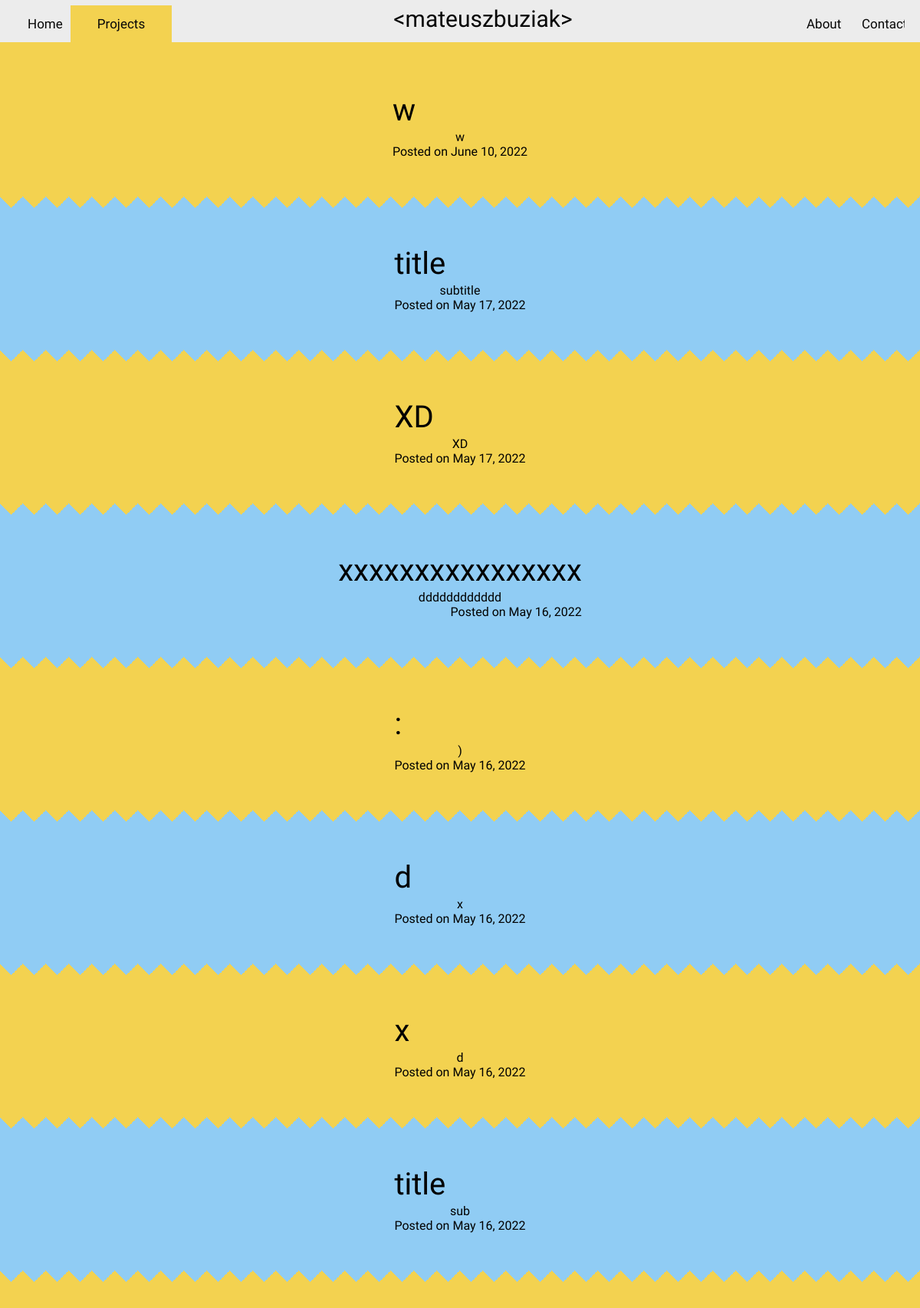
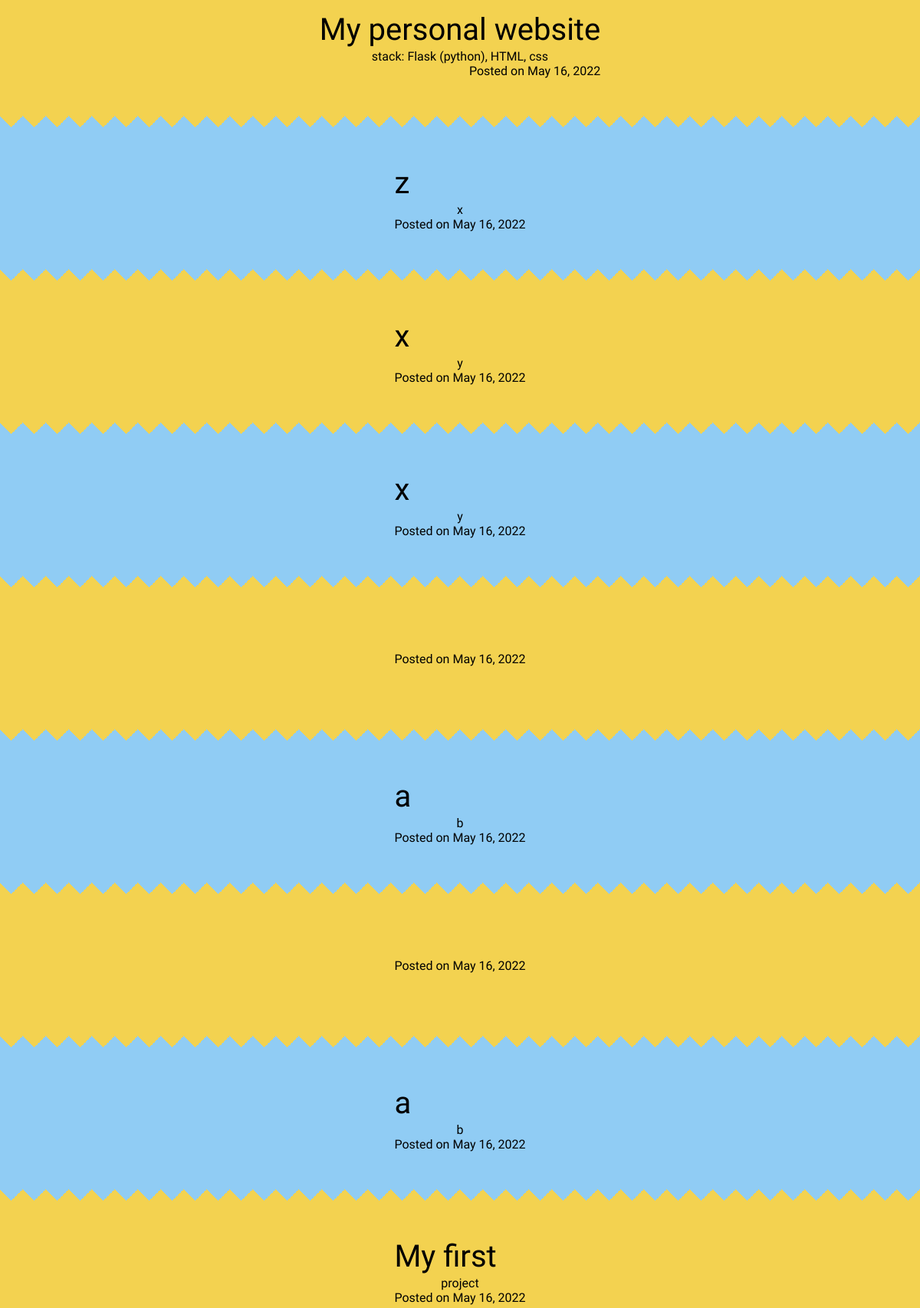
The app's page /projects (upper part) with its own data (2 pictures, top to bottom).
### app.py (models this page shows)
class Blogpost(db.Model):
    id = db.Column(db.Integer, primary_key=True)
    title = db.Column(db.String(50))
    subtitle = db.Column(db.String(50))
    date_posted = db.Column(db.DateTime)
    content = db.Column(db.Text)

### app.py (the view)
@app.route("/projects")
def projects():
    posts = Blogpost.query.order_by(Blogpost.date_posted.desc()).all()
    return render_template("projects.html", posts=posts)

### templates/projects.html (shortened to what this page needs)
<!DOCTYPE html>
<html lang="en">
<head>
  <link rel= "stylesheet" type= "text/css" href= "{{ url_for('static', filename='style/main.css') }}">
  <link rel= "stylesheet" type= "text/css" href= "{{ url_for('static', filename='style/projects.css') }}">
</head>
<body>
  <header class="projects">
    <ul>
      <li class="left">
        <a class="home" href=" {{ url_for('index') }} ">Home</a>
      </li>
      <li class="left">
        <a class="projects" href=" {{ url_for('projects') }} ">Projects</a>
      </li>
      <li class="right">
        <a class="contact" href=" {{ url_for('contact') }} ">Contact</a>
      </li>
      <li class="right">
        <a class="about" href=" {{ url_for('about') }} ">About</a>
      </li>
      <li class="mid">
        &lt;mateuszbuziak&gt;
      </li>
    </ul>
  </header>
  <article class="projects">
    <div class="margin-top">
        {% for post in posts %}
          <section>
            <a href="{{ url_for('post', post_id=post.id) }}" class="hiperlinks">
              <div class="title">
                {{ post.title }}
              </div>
              <div class="stack">
                {{ post.subtitle }}
              </div>
              <div class="date">
                Posted on {{ post.date_posted.strftime('%B %d, %Y') }}
              </div >
            </a>
          </section>
          {% endfor %}
    </div>
  </article>
</body>
</html>

### static/style/main.css (style rules this page uses)
body { min-height: 100vh; margin: 0; font-family: 'Oswald', sans-serif; display: grid; grid-template-rows: auto 1fr auto; }
header { background:#ECECEC; }
header ul { color: #070707; list-style-type: none; margin: 0%; padding: 0%; overflow: hidden; margin-top: 7px; margin-left: 20px; margin-right: 20px; }
header ul li.left { text-align: center; float: left; font-size: 17px; }
.mid { place-items: center; text-align: center; float:none; cursor: default; font-size: 30px; }
header ul li.right { text-align: center; float: right; font-size: 17px; }
header ul li a { display: block; color: #070707; cursor: pointer; text-decoration: none; padding: 14px 16px; word-spacing: 30px; }
header ul li a { width: 40px; background-color: #ECECEC; transition: width 0.25s, background-color 0.25s; }
header.projects ul li a.projects { width: 100px; background-color: #F3D250; }
article { background-color: #ECECEC ; }
article.projects { background-color: #F3D250; }

### static/style/projects.css (style rules this page uses)
article { font-family: 'Oswald', sans-serif; }
.margin-top { margin-top: 2vh; }
.hiperlinks { cursor: pointer; text-decoration: none; color: black; }
.title { font-size: 40px; padding-bottom: 2px; }
.stack { font-size: 35; text-align: center; }
.date { font-size: 30; margin-bottom: 2vh;; text-align: right; }
section:nth-child(2n + 1) { display: flex; justify-content: center; align-items: center; position: relative; width: 100%; height: 25vh; background: #F3D250; }
section:nth-child(2n + 1)::before { position: absolute; top: -15px; width: 100%; height: 15px; background-image: linear-gradient(45deg, #F3D250 50%, transparent 50%), linear-gradient(-45deg, #F3D250 50%, transparent 50%); background-size: 30px 30px; content: ''; }
section:nth-child(2n + 2) { display: flex; justify-content: center; align-items: center; position: relative; width: 100%; height: 25vh; background: #90CCF4; }
section:nth-child(2n + 2)::before { position: absolute; top: -15px; width: 100%; height: 15px; background-image: linear-gradient(45deg, #90CCF4 50%, transparent 50%), linear-gradient(-45deg, #90CCF4 50%, transparent 50%); background-size: 30px 30px; content: ''; }

### records on screen
Blogpost: title "w", subtitle "w", date_posted "June 10, 2022"
Blogpost: title "title", subtitle "subtitle", date_posted "May 17, 2022"
Blogpost: title "XD", subtitle "XD", date_posted "May 17, 2022"
Blogpost: title "xxxxxxxxxxxxxxxx", subtitle "dddddddddddd", date_posted "May 16, 2022"
Blogpost: title ":", subtitle ")", date_posted "May 16, 2022"
Blogpost: title "d", subtitle "x", date_posted "May 16, 2022"
Blogpost: title "x", subtitle "d", date_posted "May 16, 2022"
Blogpost: title "title", subtitle "sub", date_posted "May 16, 2022"
Blogpost: title "My personal website", subtitle "stack: Flask (python), HTML, css", date_posted "May 16, 2022"
Blogpost: title "z", subtitle "x", date_posted "May 16, 2022"
Blogpost: title "x", subtitle "y", date_posted "May 16, 2022"
Blogpost: title "x", subtitle "y", date_posted "May 16, 2022"
Blogpost: date_posted "May 16, 2022"
Blogpost: title "a", subtitle "b", date_posted "May 16, 2022"
Blogpost: date_posted "May 16, 2022"
Blogpost: title "a", subtitle "b", date_posted "May 16, 2022"
Blogpost: title "My first", subtitle "project", date_posted "May 16, 2022"
